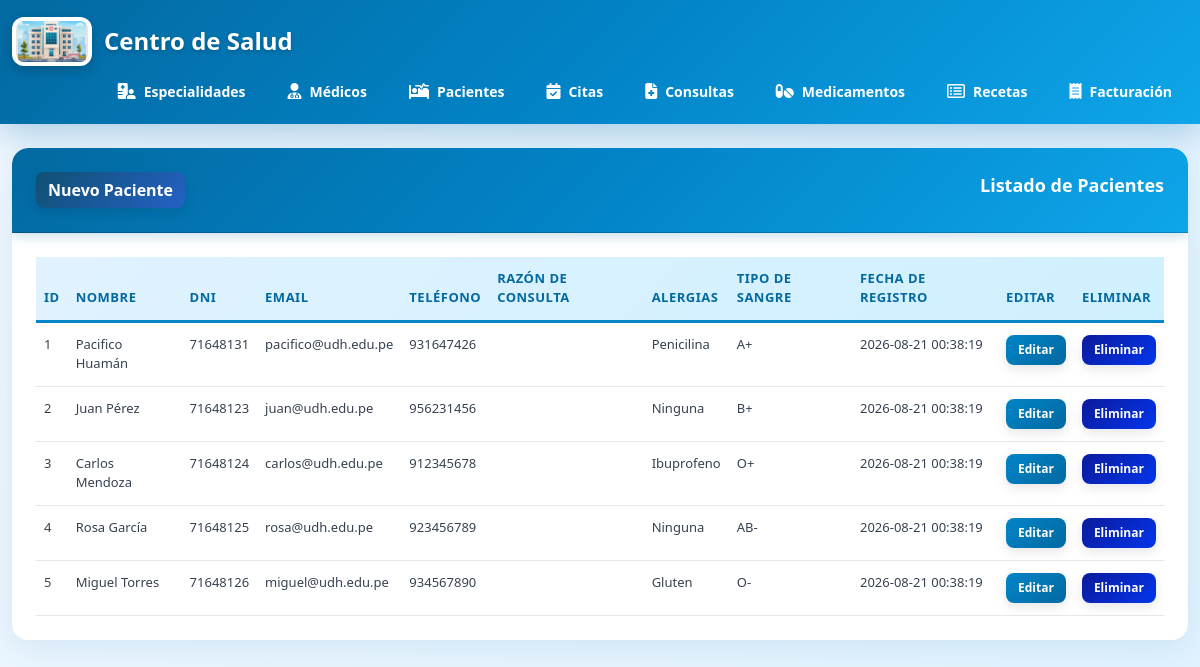
The app's page /pacientes/index.php, older data.
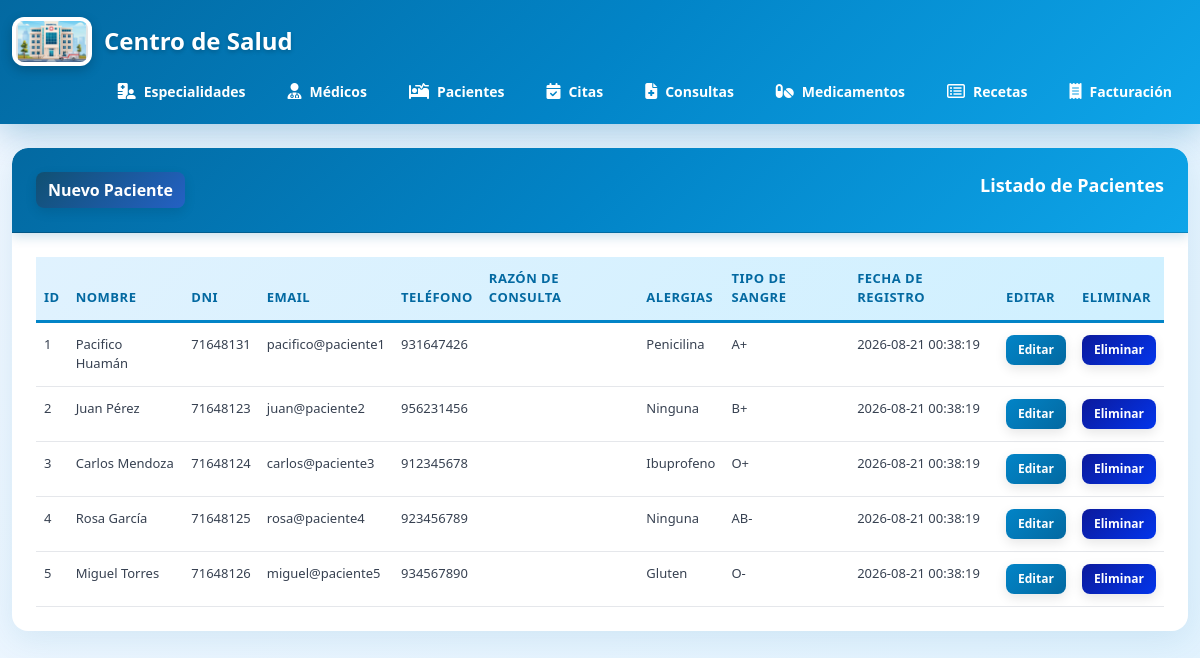
The same page, newer data.
### tables this page shows
CREATE TABLE pacientes (
  id_paciente int auto_increment primary key,
  nombre varchar(150) not null,
  dni varchar(20) not null unique,
  email varchar(100) unique,
  telefono varchar(20),
  fecha_nacimiento date,
  direccion varchar(255),
  tipo_sangre varchar(5),
  alergias text,
  fecha_registro datetime default current_timestamp
);

### pacientes/index.php (the view, shortened to what this page needs)
<?php
require_once '../config/database.php';
require_once '../includes/header.php';
$stmt = $pdo->query("SELECT * FROM pacientes");
$pacientes = $stmt->fetchAll(PDO::FETCH_ASSOC);
?>
<div class="card">
    <div class="card-header">
        <div class="row">
            <div class="col-md-6">
                <a href="create.php" class="btn btn-primary">Nuevo Paciente</a>
            </div>
            <div class="col-md-6">
                <div class="float-end">Listado de Pacientes</div>
            </div>
        </div>
    </div>
    <div class="card-body">
        <div class="table-responsive">
            <table class="table">
                <thead>
                    <tr>
                        <th>ID</th>
                        <th>Nombre</th>
                        <th>DNI</th>
                        <th>Email</th>
                        <th>Teléfono</th>
                        <th>Razón de consulta</th>
                        <th>Alergias</th>
                        <th>Tipo de sangre</th>
                        <th>Fecha de registro</th>
                        <th>Editar</th>
                        <th>Eliminar</th>
                    </tr>
                </thead>
                <tbody>
                    <?php foreach ($pacientes as $paciente): ?>
                    <tr>
                        <td><?= $paciente['id_paciente'] ?></td>
                        <td><?= $paciente['nombre'] ?></td>
                        <td><?= $paciente['dni'] ?></td>
                        <td><?= $paciente['email'] ?></td>
                        <td><?= $paciente['telefono'] ?></td>
                        <td><?= $paciente['razon_consulta'] ?></td>
                        <td><?= $paciente['alergias'] ?></td>
                        <td><?= $paciente['tipo_sangre'] ?></td>
                        <td><?= $paciente['fecha_registro'] ?></td>
                        <td>
                            <a href="edit.php?id=<?= $paciente['id_paciente'] ?>" class="btn btn-warning btn-sm">Editar</a>
                        </td>
                        <td>
                            <a href="delete.php?id=<?= $paciente['id_paciente'] ?>" class="btn btn-danger btn-sm">Eliminar</a>
                        </td>
                    </tr>
                    <?php endforeach; ?>
                </tbody>
            </table>
        </div>
    </div>
</div>
<?php require_once '../includes/footer.php'; ?>

Row changes from the older to the newer data that the page shows:
changed pacientes "Pacifico Huamán": email "pacifico@udh.edu.pe" → "pacifico@paciente1"
changed pacientes "Juan Pérez": email "juan@udh.edu.pe" → "juan@paciente2"
changed pacientes "Carlos Mendoza": email "carlos@udh.edu.pe" → "carlos@paciente3"
changed pacientes "Rosa García": email "rosa@udh.edu.pe" → "rosa@paciente4"
changed pacientes "Miguel Torres": email "miguel@udh.edu.pe" → "miguel@paciente5"
